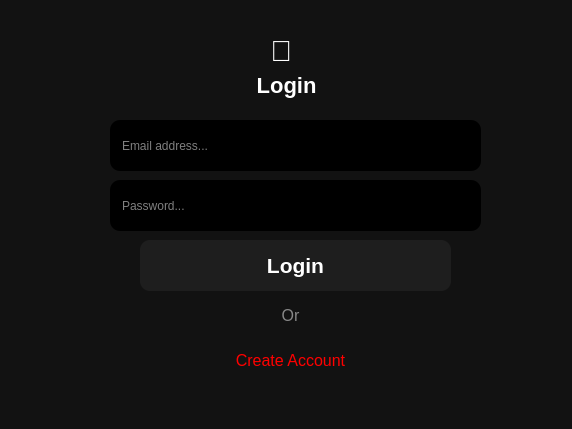
<?xml version="1.0" encoding="UTF-8"?>
<ui version="4.0">
 <class>DarkSignIn</class>
 <widget class="QWidget" name="DarkSignIn">
  <property name="geometry">
   <rect>
    <x>0</x>
    <y>0</y>
    <width>572</width>
    <height>429</height>
   </rect>
  </property>
  <property name="styleSheet">
   <string notr="true">
    QWidget {
        background-color: #121212;
        color: white;
        font-family: 'Segoe UI';
    }
    QLabel {
        color: #ffffff;
    }
    QPushButton {
        background-color: #1e1e1e;
        color: white;
        border-radius: 10px;
        padding: 8px;
    }
    QPushButton#createAccountButton {
        background-color: #f44336;
        font-weight: bold;
        color: white;
    }
    QLineEdit {
        background-color: #2a2a2a;
        border: none;
        border-radius: 10px;
        padding: 10px;
        color: white;
    }
   </string>
  </property>
  <widget class="QLabel" name="titleLabel">
   <property name="geometry">
    <rect>
     <x>-100</x>
     <y>70</y>
     <width>651</width>
     <height>31</height>
    </rect>
   </property>
   <property name="styleSheet">
    <string notr="true">font-size: 22px; font-weight: bold;
background-color: none;
</string>
   </property>
   <property name="text">
    <string>                     Login </string>
   </property>
   <property name="alignment">
    <set>Qt::AlignCenter</set>
   </property>
  </widget>
  <widget class="QLineEdit" name="emailInput">
   <property name="geometry">
    <rect>
     <x>110</x>
     <y>120</y>
     <width>371</width>
     <height>51</height>
    </rect>
   </property>
   <property name="styleSheet">
    <string notr="true">background-color: black;</string>
   </property>
   <property name="placeholderText">
    <string>Email address...</string>
   </property>
  </widget>
  <widget class="QLabel" name="orLabel">
   <property name="geometry">
    <rect>
     <x>50</x>
     <y>300</y>
     <width>481</width>
     <height>31</height>
    </rect>
   </property>
   <property name="font">
    <font>
     <family>Segoe UI</family>
     <pointsize>12</pointsize>
    </font>
   </property>
   <property name="styleSheet">
    <string notr="true">color: #888; padding: 6px;
background-color: transparent;</string>
   </property>
   <property name="text">
    <string>Or</string>
   </property>
   <property name="alignment">
    <set>Qt::AlignCenter</set>
   </property>
  </widget>
  <widget class="QPushButton" name="logind">
   <property name="geometry">
    <rect>
     <x>140</x>
     <y>240</y>
     <width>311</width>
     <height>51</height>
    </rect>
   </property>
   <property name="font">
    <font>
     <family>Segoe UI</family>
     <pointsize>16</pointsize>
     <weight>75</weight>
     <bold>true</bold>
    </font>
   </property>
   <property name="text">
    <string>Login</string>
   </property>
  </widget>
  <widget class="QLineEdit" name="skibidipassword">
   <property name="geometry">
    <rect>
     <x>110</x>
     <y>180</y>
     <width>371</width>
     <height>51</height>
    </rect>
   </property>
   <property name="styleSheet">
    <string notr="true">background-color: black;</string>
   </property>
   <property name="placeholderText">
    <string>Password...</string>
   </property>
  </widget>
  <widget class="QLabel" name="label">
   <property name="geometry">
    <rect>
     <x>-140</x>
     <y>30</y>
     <width>541</width>
     <height>41</height>
    </rect>
   </property>
   <property name="font">
    <font>
     <family>Segoe UI</family>
     <pointsize>22</pointsize>
    </font>
   </property>
   <property name="styleSheet">
    <string notr="true">border-radius: 50px; /* Đảm bảo QLabel là hình vuông, thì sẽ tạo hình tròn */
background-color: transparent;
</string>
   </property>
   <property name="text">
    <string>                                                   🍅</string>
   </property>
  </widget>
  <widget class="QPushButton" name="btnRegister">
   <property name="geometry">
    <rect>
     <x>150</x>
     <y>340</y>
     <width>281</width>
     <height>41</height>
    </rect>
   </property>
   <property name="font">
    <font>
     <family>Segoe UI</family>
     <pointsize>12</pointsize>
    </font>
   </property>
   <property name="styleSheet">
    <string notr="true">background:none;
color : red</string>
   </property>
   <property name="text">
    <string>Create Account</string>
   </property>
  </widget>
 </widget>
 <resources/>
 <connections/>
</ui>
